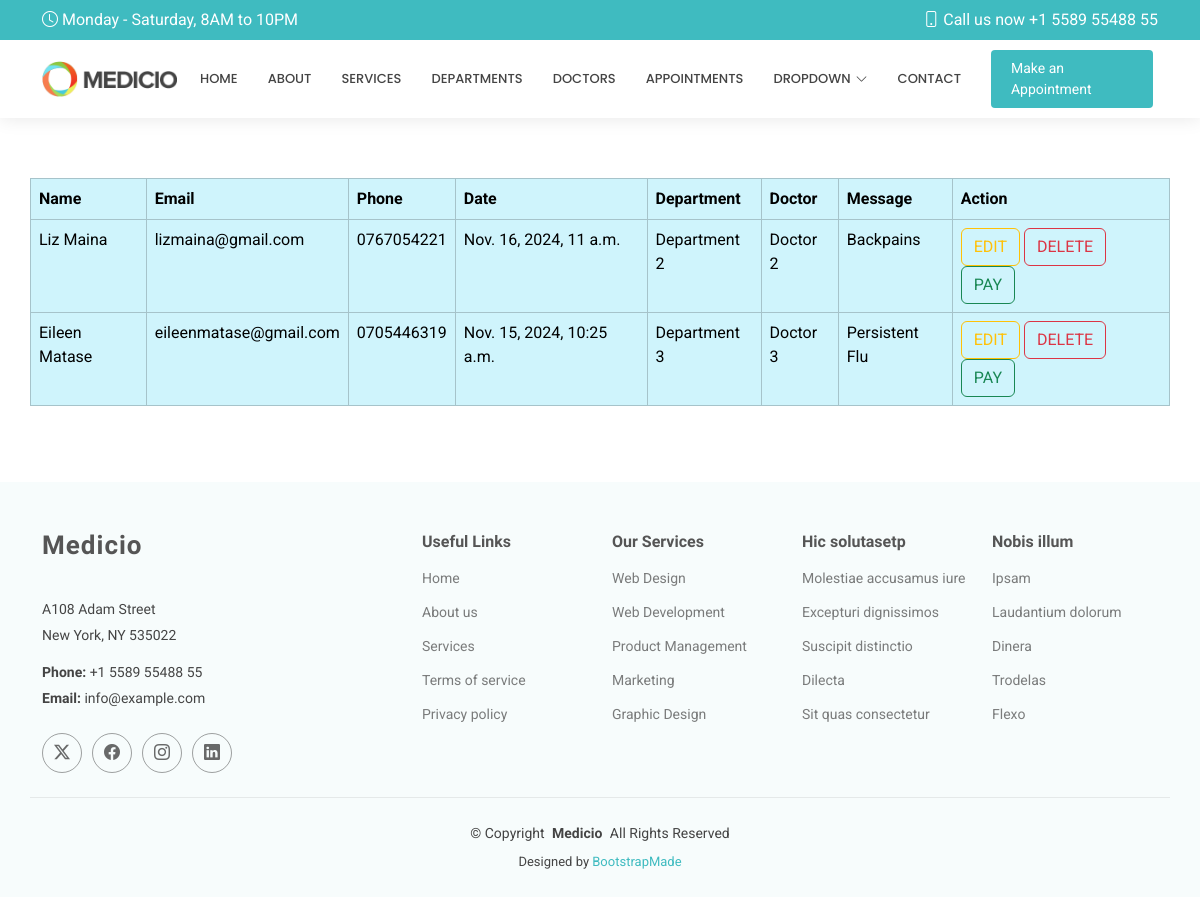
/show/, run on an earlier commit of the app's database.
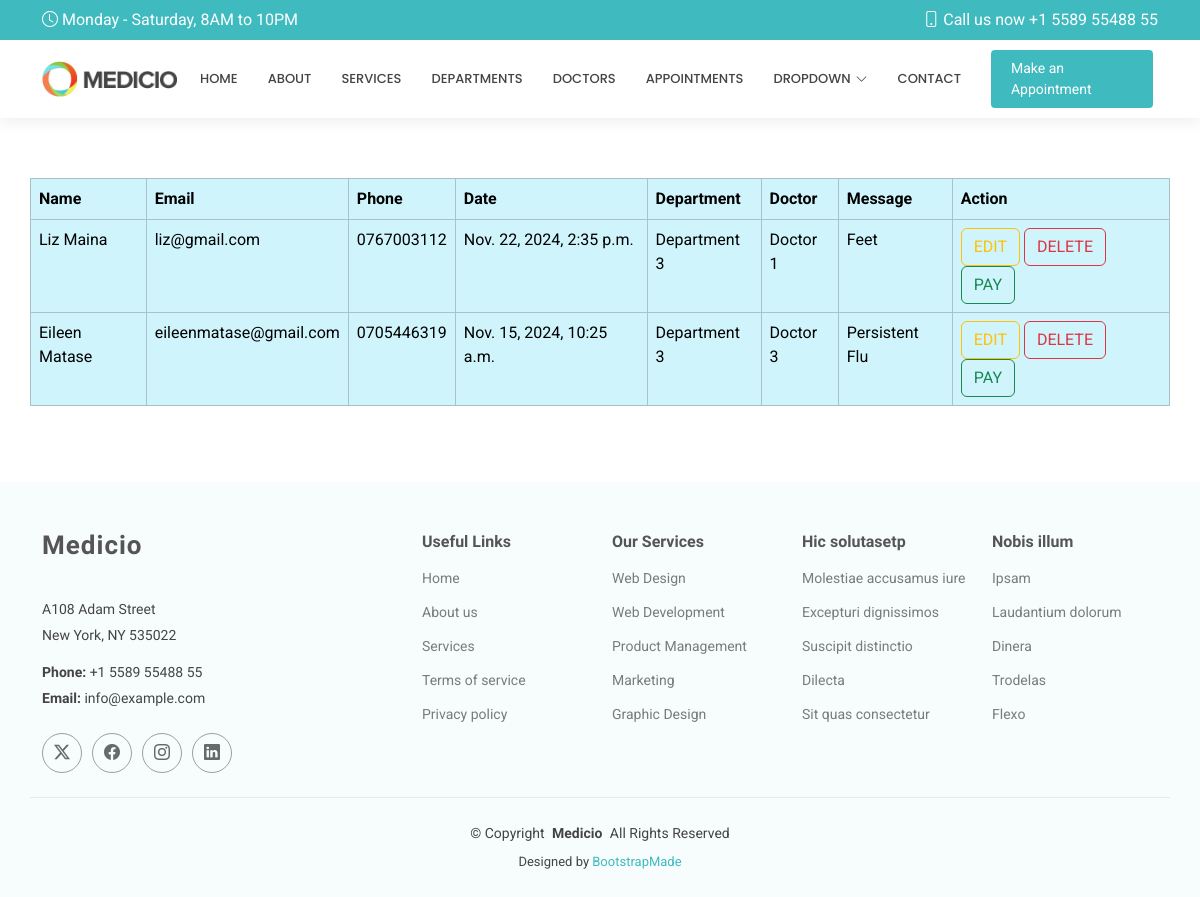
And on a later commit of the database.
### myapp/models.py (models this page shows, shortened)
class Appointment(models.Model):
    name = models.CharField(max_length=100)
    email = models.EmailField()
    phone = models.CharField(max_length=20)
    date = models.DateTimeField()
    department = models.CharField(max_length=50)
    doctor = models.CharField(max_length=50)
    message = models.TextField()

### myapp/views.py (the view)
# urls.py: path('show/', views.show, name='show'),
def show(request):
    allappointments = Appointment.objects.all()
    return render(request,'show.html',{'appointment':allappointments})

### templates/show.html
{% extends 'starter-page.html' %}
{% load static %}
{% block body %}
    <table class="table table-bordered table-info container" >
    <thead>
    <tr>
        <th>Name</th>
        <th>Email</th>
        <th>Phone</th>
        <th>Date</th>
        <th>Department</th>
        <th>Doctor</th>
        <th>Message</th>
        <th>Action</th>
    </tr>
    </thead>
    <tbody>
    {% for x in appointment  %}
        <tr>
            <td>{{ x.name }}</td>
            <td>{{ x.email }}</td>
            <td>{{ x.phone }}</td>
            <td>{{ x.date }}</td>
            <td>{{ x.department }}</td>
            <td>{{ x.doctor }}</td>
            <td>{{ x.message }}</td>
            <td>
                <a href="/edit/{{ x.id }}" class="btn btn-outline-warning">EDIT</a>
                <a href="/delete/{{ x.id }}" class="btn btn-outline-danger">DELETE</a>
                <a href="" class="btn btn-outline-success">PAY</a>
            </td>
        </tr>
    {% endfor %}
    </tbody>
    </table>
{% endblock %}

What changed in the data, as far as the page shows it:
changed Appointment "Liz Maina": email "lizmaina@gmail.com" → "liz@gmail.com"; phone "0767054221" → "0767003112"; date "Nov. 16, 2024, 11 a.m." → "Nov. 22, 2024, 2:35 p.m."; department "Department 2" → "Department 3"; doctor "Doctor 2" → "Doctor 1"; message "Backpains" → "Feet"
